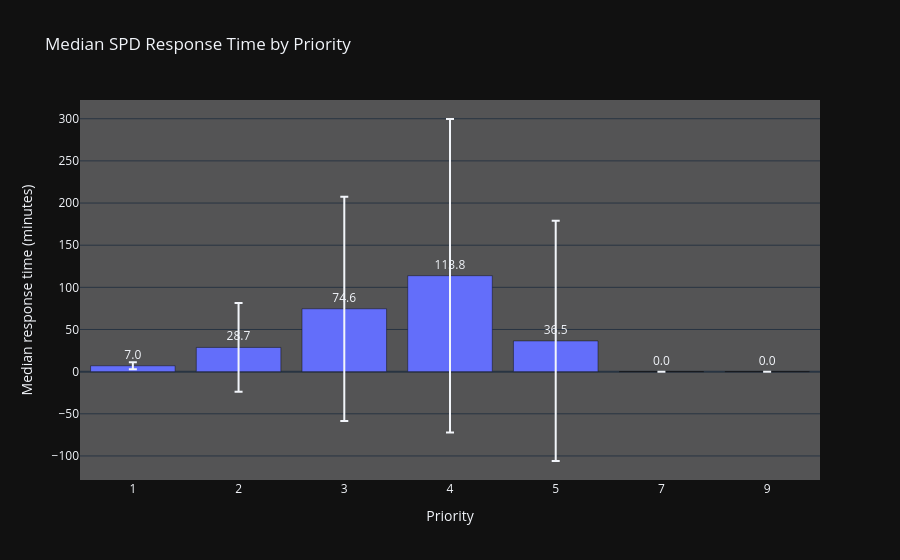

Notebook code for this chart:
### Markdown cell above
Below we show the median response times for each of the priority levels, please recall that a priority of 1 means the highest priority. As expected the higher priority calls typically have the lowest response time with a median of 7.0 minutes, followed by priority 2 calls with a median response time of 28.7 minutes and priority 3 calls with a median response time of 74.5 minutes. The drop-off between 1 and 2 makes sense, but it is far from ideal that the typical wait time for an SPD response to an incident described as "not presenting direct threat to life but urgent and could easily escalate" is 28.7 minutes.

### Code cell
priority_response_summary = summarize_response_time(
    response_analysis,
    "priority"
)

priority_response_summary = (
    priority_response_summary
    .sort_values("priority")
    .reset_index(drop=True)
)

priority_response_summary
fig = px.bar(
    priority_response_summary,
    x="priority",
    y="median_response_minutes",
    error_y=priority_response_summary["p75_response_minutes"] - priority_response_summary["median_response_minutes"],
    title="Median SPD Response Time by Priority",
    labels={
        "priority": "Priority",
        "median_response_minutes": "Median response time (minutes)",
    },
    text="median_response_minutes",
)

fig.update_traces(
    texttemplate="%{text:.1f}",
    textposition="outside",
    cliponaxis=False,
)

fig.update_layout(
    template=PLOTLY_TEMPLATE,
    plot_bgcolor=PLOT_BG,
    paper_bgcolor=PAPER_BG,
    yaxis_title="Median response time (minutes)",
    xaxis_title="Priority",
)

fig.show()

### Figure 1 — Plotly figure (JSON) as saved in the notebook; plotly's stock layout.template omitted (floating-point values rounded to 4 significant figures)
{"data": [{"cliponaxis": false, "error_y": {"array": [4.183, 52.64, 133.0, 185.9, 142.4, 0.0, 0.0]}, "hovertemplate": "Priority=%{x}<br>Median response time (minutes)=%{text}<extra></extra>", "legendgroup": "", "marker": {"color": "#636efa", "pattern": {"shape": ""}}, "name": "", "orientation": "v", "showlegend": false, "text": [6.967, 28.72, 74.57, 113.8, 36.45, 0.01667, 0.01667], "textposition": "outside", "texttemplate": "%{text:.1f}", "type": "bar", "x": ["1", "2", "3", "4", "5", "7", "9"], "xaxis": "x", "y": [6.967, 28.72, 74.57, 113.8, 36.45, 0.01667, 0.01667], "yaxis": "y"}], "layout": {"barmode": "relative", "legend": {"tracegroupgap": 0}, "paper_bgcolor": "#111111", "plot_bgcolor": "#545455", "title": {"text": "Median SPD Response Time by Priority"}, "xaxis": {"anchor": "y", "domain": [0, 1], "title": {"text": "Priority"}}, "yaxis": {"anchor": "x", "domain": [0, 1], "title": {"text": "Median response time (minutes)"}}}}
